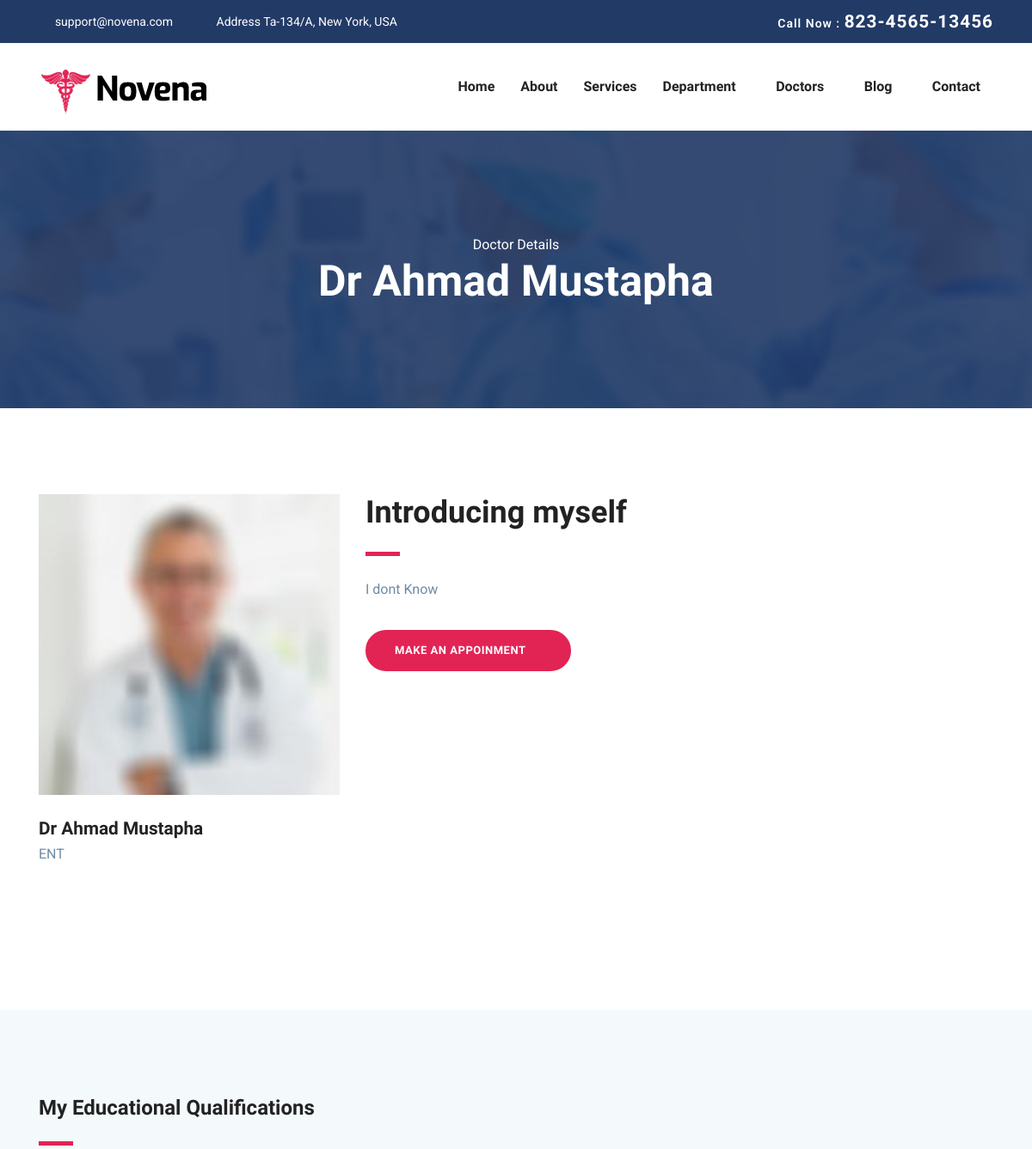
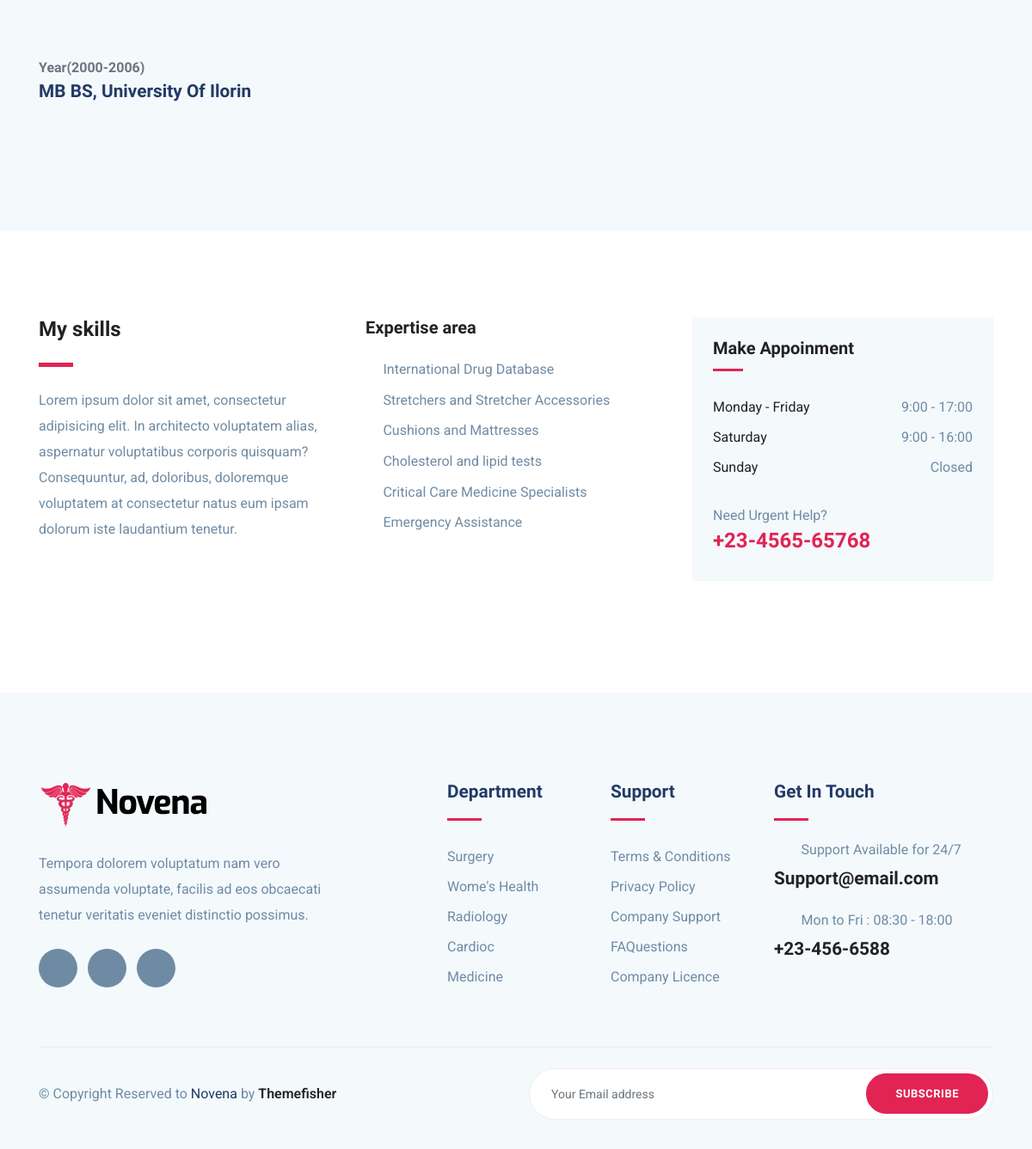
The app's page /doctors/2/ with its own data (2 pictures, top to bottom).
### Staff/models/staff.py (models this page shows, shortened)
class Staff(models.Model):
    profile = models.OneToOneField(User, on_delete=models.CASCADE)
    about = models.CharField(max_length=50, blank=True)
    phone_number = models.CharField(max_length=15)
    duty_shift = models.CharField(choices=shift_choice, max_length=20)
    department = models.ForeignKey(Department, on_delete=models.CASCADE , default=1)
    profile_picture = models.ImageField(upload_to='profile_picture', blank=True)
    facebook = models.URLField(blank=True)
    linkedln = models.URLField(blank= True)
    twitter = models.URLField(blank=True)
    class Meta:
        abstract = True

class Doctor(Staff):
    qualification = models.OneToOneField("Qualification", on_delete=models.CASCADE)
    available_time = models.TimeField(blank=True)
    subordinate = models.ForeignKey('Doctor', on_delete=models.CASCADE, blank= True, null=True)
    def get_fullname(self):
        return f"{self.profile.first_name} {self.profile.last_name}"
    def __str__(self):
        return "Dr " + str(self.get_fullname())

class Qualification(models.Model):
    for_who = models.ForeignKey(User, on_delete=models.CASCADE)
    qualification = models.CharField(max_length=20)
    school = models.CharField(max_length=20)
    start_year = models.DateField()
    end_year = models.DateField()
    more_info = models.TextField(blank=True)
    class Meta:
        ordering = ["start_year"]

### Department/models/department.py (models this page shows)
class Department(models.Model):
    name = models.CharField(max_length=50)
    profile_image = models.ImageField(upload_to="profile_picture")
    about = models.CharField(max_length=160)
    def __str__(self):
        return self.name

### Staff/views.py (the view)
# urls.py: path("doctors/<int:id>/", doctor_view, name= "doctor"),
def doctor_view(request, id):
    doctor = get_object_or_404(Doctor, id = id)
    qualifications = Qualification.objects.filter(for_who = doctor.profile)
    context = {
        "doctor":doctor,
        "qualifications":qualifications
    }
    return render(request, "doctor-single.html", context)

### templates/doctor-single.html (shortened to what this page needs)
{% extends 'base.html'%}
{% load static %}
{%block content%}
<section class="page-title bg-1">
  <div class="container">
    <div class="row">
      <div class="col-md-12">
        <div class="block text-center">
          <span class="text-white">Doctor Details</span>
          <h1 class="text-capitalize mb-5 text-lg">{{doctor}}</h1>
        </div>
      </div>
    </div>
  </div>
</section>
<section class="section doctor-single">
	<div class="container">
		<div class="row">
			<div class="col-lg-4 col-md-6">
				<div class="doctor-img-block">
					<img src="{% static 'images/team/1.jpg' %}" alt="" class="img-fluid w-100">
					<div class="info-block mt-4">
						<h4 class="mb-0">{{doctor}}</h4>
						<p>{{doctor.department}}</p>
						<ul class="list-inline mt-4 doctor-social-links">
							<li
									class="list-inline-item"><a
									href="{{ doctor.facebook}}"><i class="icofont-facebook"></i></a></li>
							<li
									class="list-inline-item"><a
									href="{{doctor.twitter}}"><i class="icofont-twitter"></i></a></li>
							<li
									class="list-inline-item"><a
									href="{{doctor.linkedln}}"><i class="icofont-linkedin"></i></a></li>
						</ul>
					</div>
				</div>
			</div>
			<div class="col-lg-8 col-md-6">
				<div class="doctor-details mt-4 mt-lg-0">
					<h2 class="text-md">Introducing myself</h2>
					<div class="divider my-4"></div>
					<p>{{doctor.about}}</p>
					<a href="{% url 'appointment' %}?{{doctor.id}}" class="btn btn-main-2 btn-round-full mt-3">Make an
						Appoinment<i
							class="icofont-simple-right ml-2  "></i></a>
				</div>
			</div>
		</div>
	</div>
</section>
<section class="section doctor-qualification gray-bg">
	<div class="container">
		<div class="row">
			<div class="col-lg-6">
				<div class="section-title">
					<h3>My Educational Qualifications</h3>
					<div class="divider my-4"></div>
				</div>
			</div>
		</div>
		<div class="row">
			<div class="col-lg-6">
				<div class="edu-block mb-5">
					{% for q in qualifications %}
					<span class="h6 text-muted">Year({{q.start_year.year}}-{{q.end_year.year}}) </span>
					<h4 class="mb-3 title-color">{{q.qualification}}, {{q.school}}</h4>
					{% endfor %}
				</div>
			</div>
		</div>
	</div>
</section>
<section class="section doctor-skills">
	<div class="container">
		<div class="row">
			<div class="col-lg-4">
				<h3>My skills</h3>
				<div class="divider my-4"></div>
				<p>Lorem ipsum dolor sit amet, consectetur adipisicing elit. In architecto voluptatem alias, aspernatur voluptatibus corporis quisquam? Consequuntur, ad, doloribus, doloremque voluptatem at consectetur natus eum ipsam dolorum iste laudantium tenetur.</p>
			</div>
			<div class="col-lg-4">
				<div class="skill-list">
					<h5 class="mb-4">Expertise area</h5>
					<ul class="list-unstyled department-service">
						<li><i class="icofont-check mr-2"></i>International Drug Database</li>
						<li><i class="icofont-check mr-2"></i>Stretchers and Stretcher Accessories</li>
						<li><i class="icofont-check mr-2"></i>Cushions and Mattresses</li>
						<li><i class="icofont-check mr-2"></i>Cholesterol and lipid tests</li>
						<li><i class="icofont-check mr-2"></i>Critical Care Medicine Specialists</li>
						<li><i class="icofont-check mr-2"></i>Emergency Assistance</li>
					</ul>
				</div>
			</div>
			<div class="col-lg-4">
				<div class="sidebar-widget  gray-bg p-4">
					<h5 class="mb-4">Make Appoinment</h5>
					<ul class="list-unstyled lh-35">
					  <li class="d-flex justify-content-between align-items-center">
					    <a href="#">Monday - Friday</a>
					    <span>9:00 - 17:00</span>
					  </li>
					  <li class="d-flex justify-content-between align-items-center">
					    <a href="#">Saturday</a>
					    <span>9:00 - 16:00</span>
					  </li>
					  <li class="d-flex justify-content-between align-items-center">
					    <a href="#">Sunday</a>
					    <span>Closed</span>
					  </li>
					</ul>
					<div class="sidebar-contatct-info mt-4">
						<p class="mb-0">Need Urgent Help?</p>
						<h3 class="text-color-2">+23-4565-65768</h3>
					</div>
				</div>
			</div>
		</div>
	</div>
</section>
{% endblock content%}

### static_root/css/style.css (style rules this page uses)
html { overflow-x: hidden; }
body { line-height: 1.6; font-family: "Roboto", sans-serif; -webkit-font-smoothing: antialiased; font-size: 16px; color: #6F8BA4; font-weight: 400; }
h1, .h1, h2, .h2, h3, .h3, h4, .h4, h5, .h5, h6, .h6 { font-family: "Exo", sans-serif; font-weight: 700; color: #222; }
h1, .h1 { font-size: 2.5rem; }
h2, .h2 { font-size: 44px; }
h3, .h3 { font-size: 1.5rem; }
h4, .h4 { font-size: 1.3rem; line-height: 30px; }
h5, .h5 { font-size: 1.25rem; }
h6, .h6 { font-size: 1rem; }
p { line-height: 30px; }
.btn { display: inline-block; font-size: 14px; font-size: 0.8125rem; font-weight: 700; letter-spacing: .5px; padding: .75rem 2rem; font-family: "Exo", sans-serif; text-transform: uppercase; border-radius: 5px; border: 2px solid transparent; transition: all .35s ease; }
.btn-main-2 { background: #e12454; color: #fff; border-color: #e12454; }
.btn-round-full { border-radius: 50px; }
.section { padding: 100px 0; }
.text-md { font-size: 2.25rem; }
.text-lg { font-size: 3.75rem; }
a { color: #222; text-decoration: none; transition: all .35s ease; }
.page-title { padding: 120px 0px 70px 0px; position: relative; }
.page-title .block h1 { color: #fff; }
.title-color { color: #223a66; }
.section-title { margin-bottom: 70px; }
.text-lg { font-size: 50px; }
.gray-bg { background: #f4f9fc; }
.bg-1 { background: url("../images/bg/22.jpg") no-repeat 50% 50%; background-size: cover; position: relative; }
.text-color-2 { color: #e12454; }
.divider { width: 40px; height: 5px; background: #e12454; }
.department-service { margin-bottom: 40px; }
.department-service li { margin-bottom: 10px; }
.department-service li i { color: #e12454; }
.lh-35 { line-height: 35px; }
.sidebar-widget { margin-bottom: 30px; padding-bottom: 35px; }
.sidebar-widget h5 { margin-bottom: 30px; position: relative; padding-bottom: 15px; }
.sidebar-widget h5:before { position: absolute; content: ""; left: 0px; bottom: 0px; width: 35px; height: 3px; background: #e12454; }

### records on screen
Doctor: profile.last_name "Dr Ahmad Mustapha", department "ENT", about "I dont Know"
Qualification: start_year.year "2000", end_year.year "2006", qualification "MB BS", school "University Of Ilorin"
